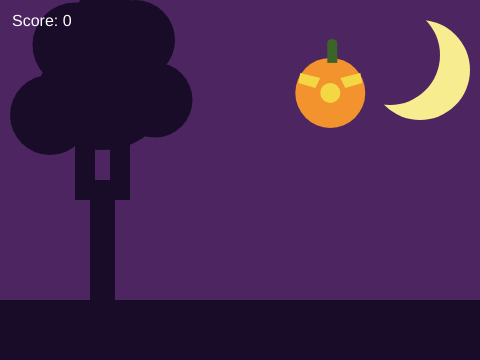
Frame 1 (no input)
Frame 60 (no input): identical to frame 1, image omitted
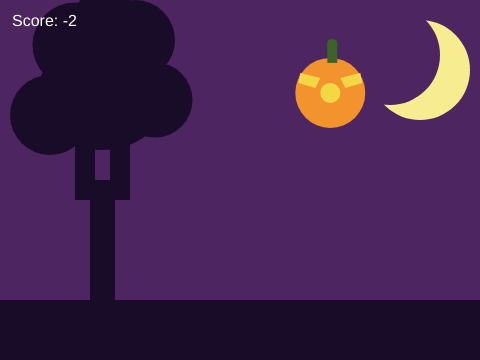
Frame 120 (the mouse pressed at the canvas centre since frame 60)

The p5.js sketch that drew these frames (run headless with seeded random() and noise() and a simulated clock; from frame 60 on, the mouse is pressed at the canvas centre):

// p5.js sketch
// ── sketch.js
let cooldown = 60; //one second worth of frames.
let targetExists = false;
let score = 0;
let escapeTimer = 0;
const escapeFrames = 9;
let hitmarkers = [];

function setup() {
  createCanvas(480, 360);
  
}

  function spawnTarget() {
    randx = random(31,450);
    randy = random(31,330);
    targetExists = true;
  }

function draw() {
  background(76, 37, 97);
  fill(247, 236, 143);
  noStroke();
  ellipse( 420, 70 ,100,100 );
  
  fill(76, 37, 97);
  noStroke();
  ellipse(390,55,100,100);

  // Tree trunk
  fill("#190C28");
  noStroke();

  rect(90, 180, 25, 140);
  rect(0,300, 480,60);

// Main branches
  rect(75, 130, 20, 70);
  rect(110, 120, 20, 80);
  rect(60, 95, 15, 50);
  rect(125, 85, 15, 55);

// Twisted canopy
  ellipse(102, 95, 130, 110);
  ellipse(50, 115, 80, 80);
  ellipse(155, 100, 75, 75);
  ellipse(75, 45, 85, 85);
  ellipse(135, 40, 80, 80);
  ellipse(105, 25, 70, 70);

// Small branch stubs
rect(50, 115, 20, 8);
rect(135, 105, 20, 8);
rect(125, 75, 18, 8);
  
  

  

  if (!targetExists) {
  spawnTarget();
}
  if (targetExists) {
    Target(randx,randy);

    //cursor near teleport away sequence.
   let mouseDistance = dist(mouseX, mouseY, randx, randy);    
   // Cursor is near the target
   if (mouseDistance < 50) {
    escapeTimer++;

    if (escapeTimer >= escapeFrames) {
      spawnTarget();      // teleport to a new position
      escapeTimer = 0;
    }
   } 
   else {
    escapeTimer = 0;      // reset if cursor moves away
    }
  }
  //score text!!!
  fill(255);
  textSize(16);
  text('Score: ' + score, 12, 26);


   for (let i = hitmarkers.length - 1; i >= 0; i--) {

    // Draw the hitmarker
    stroke(255,0,0);
    strokeWeight(2);

    line(
    hitmarkers[i].x - 8,
    hitmarkers[i].y - 8,
    hitmarkers[i].x + 8,
    hitmarkers[i].y + 8
    );

    line(
    hitmarkers[i].x + 8,
    hitmarkers[i].y - 8,
    hitmarkers[i].x - 8,
    hitmarkers[i].y + 8
    );

    // Delete after 5 seconds
    if (frameCount - hitmarkers[i].time > 5) {
    hitmarkers.splice(i, 1);
    }
   }
  } //end of draw()



function mousePressed() {
  hitmarkers.push({
  x: mouseX,
  y: mouseY,
  time: frameCount
  });
  if (targetExists) {

    let clickDistance = dist(mouseX, mouseY, randx, randy);
    if (clickDistance < 10) { // radius of your 62px target
      targetExists = false;
      score = score+3;
    }
    else if(clickDistance < 20){
      targetExists = false;
      score = score+2;
    }
    else if(clickDistance < 30){
      targetExists = false;
      score = score+1;
    }
    else{
      score =score-2;
    }
    

      //blue circle radius: 30,
      //red circle radius: 20
      //yellow circle radius: 10
    }
  }

//target drawing
function Target(x, y) {
  noStroke();
  fill(243, 147, 46);
  ellipse(x, y, 70, 70);
  fill(244, 215, 69);
  noStroke();
  ellipse(x,y,20,20);
  // Left eye
  quad(
  x - 30, y - 20,
  x - 10, y - 15,
  x - 15, y - 5,
  x - 32, y - 10
  );

  // Right eye
  quad(
  x + 30, y - 20,
  x + 10, y - 15,
  x + 15, y - 5,
  x + 32, y - 10
  );

// Stem
  fill(60, 100, 40);

  rect(x - 3, y - 50, 10, 20);

  ellipse(x + 2, y - 49, 10, 10);
  
}
